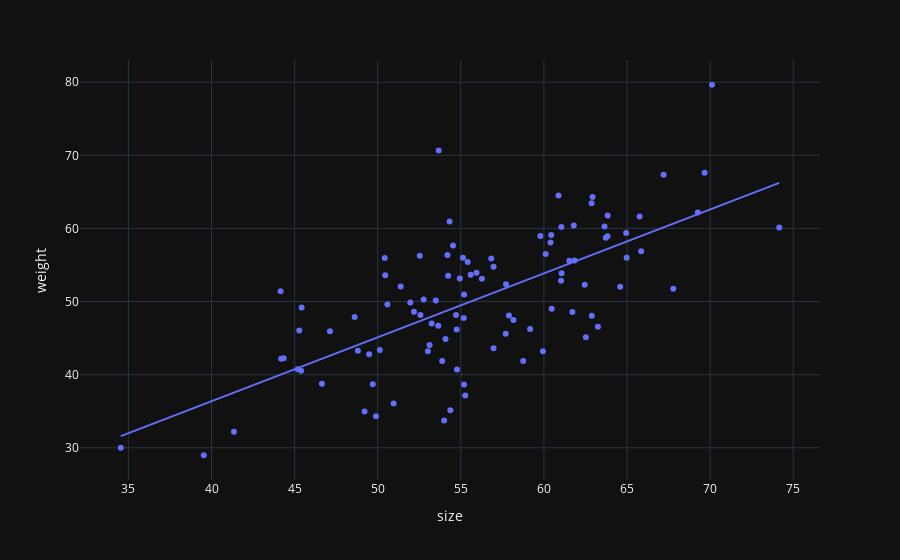

The notebook cell saved with this chart:
### Code cell
fig = px.scatter(dataframe, x='size', y='weight', trendline='ols')
fig.show()
